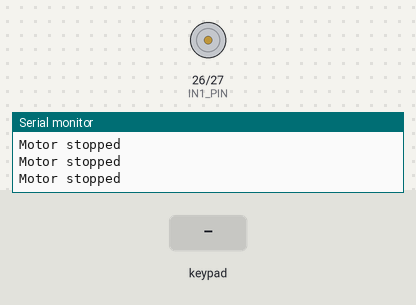
Simulated run of this sketch. Board: ESP32. Shown: motor-driver pin pairs drawn as motors (green arrow = first pin HIGH = forward, orange = second pin HIGH = backward, longer = more drive, scaled by the enable pin), the last lines printed to the serial monitor. The inputs (shaded band) are chosen by the test bench. Nothing arrives over Bluetooth unless stated.

Above: at 1.2 s.
1.3 s: key 'U' pressed
At 1.53 s:
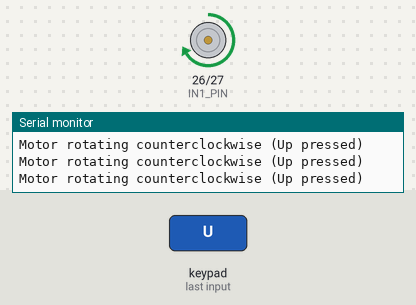
3.2 s: key 'D' pressed
At 3.45 s:
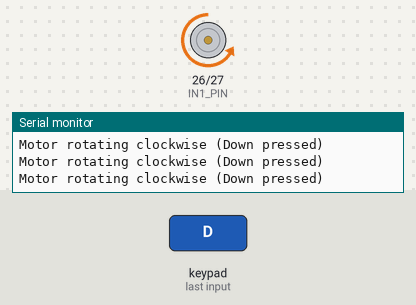
Timing chart, 0 to 6.2 s (numbered marks = the images above; inputs shaded):
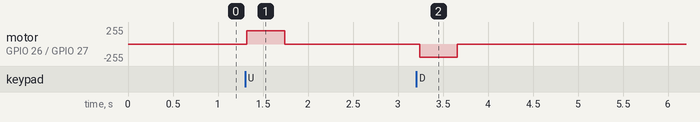

The sketch:

linearactuaterupdated.ino
```cpp
#include <PS4Controller.h>

// L298N motor driver pins
#define IN1_PIN 26  // Input 1 for motor direction
#define IN2_PIN 27  // Input 2 for motor direction
#define ENA_PIN 33  // Enable pin for motor speed (PWM)

// Motor control parameters
const int MOTOR_SPEED = 200;  // PWM value (0-255) for motor speed
const int DEBOUNCE_MS = 50;   // Debounce interval in milliseconds

unsigned long lastTimeStamp = 0;

void controlMotor(bool counterclockwise) {
  if (counterclockwise) {
    // Counterclockwise: IN1 = HIGH, IN2 = LOW
    digitalWrite(IN1_PIN, HIGH);
    digitalWrite(IN2_PIN, LOW);
    analogWrite(ENA_PIN, MOTOR_SPEED);
    Serial.println("Motor rotating counterclockwise (Up pressed)");
  } else {
    // Clockwise: IN1 = LOW, IN2 = HIGH
    digitalWrite(IN1_PIN, LOW);
    digitalWrite(IN2_PIN, HIGH);
    analogWrite(ENA_PIN, MOTOR_SPEED);
    Serial.println("Motor rotating clockwise (Down pressed)");
  }
}

void stopMotor() {
  // Stop motor: IN1 = LOW, IN2 = LOW, ENA = 0
  digitalWrite(IN1_PIN, LOW);
  digitalWrite(IN2_PIN, LOW);
  analogWrite(ENA_PIN, 0);
  Serial.println("Motor stopped");
}

void notify() {
  int up = PS4.Up();
  int down = PS4.Down();

  if (millis() - lastTimeStamp > DEBOUNCE_MS) {
    // Prevent simultaneous up and down commands
    if (up == 1 && down == 1) {
      Serial.println("Error: Both Up and Down pressed, stopping motor");
      stopMotor();
    } else if (up == 1) {
      controlMotor(true);  // Counterclockwise
    } else if (down == 1) {
      controlMotor(false); // Clockwise
    } else {
      stopMotor(); // Stop motor when no buttons are pressed
    }
    lastTimeStamp = millis();
  }
}

void onConnect() {
  Serial.println("Connected!");
}

void onDisConnect() {
  Serial.println("Disconnected!");
}

void setup() {
  // Initialize L298N control pins
  pinMode(IN1_PIN, OUTPUT);
  pinMode(IN2_PIN, OUTPUT);
  pinMode(ENA_PIN, OUTPUT);

  // Initialize motor in stopped state
  stopMotor();

  Serial.begin(115200);
  PS4.attach(notify);
  PS4.attachOnConnect(onConnect);
  PS4.attachOnDisconnect(onDisConnect);
  PS4.begin();
  Serial.println("Ready.");
}

void loop() {
}
```

Measured:
- after the input at 1.3 s, motor on GPIO 26 (IN1_PIN) / GPIO 27 (IN2_PIN): stopped → forward 200/255 at once, → stopped 0.42 s later
- after the input at 3.2 s, motor on GPIO 26 (IN1_PIN) / GPIO 27 (IN2_PIN): stopped → backward 200/255 at once, → stopped 0.42 s later
